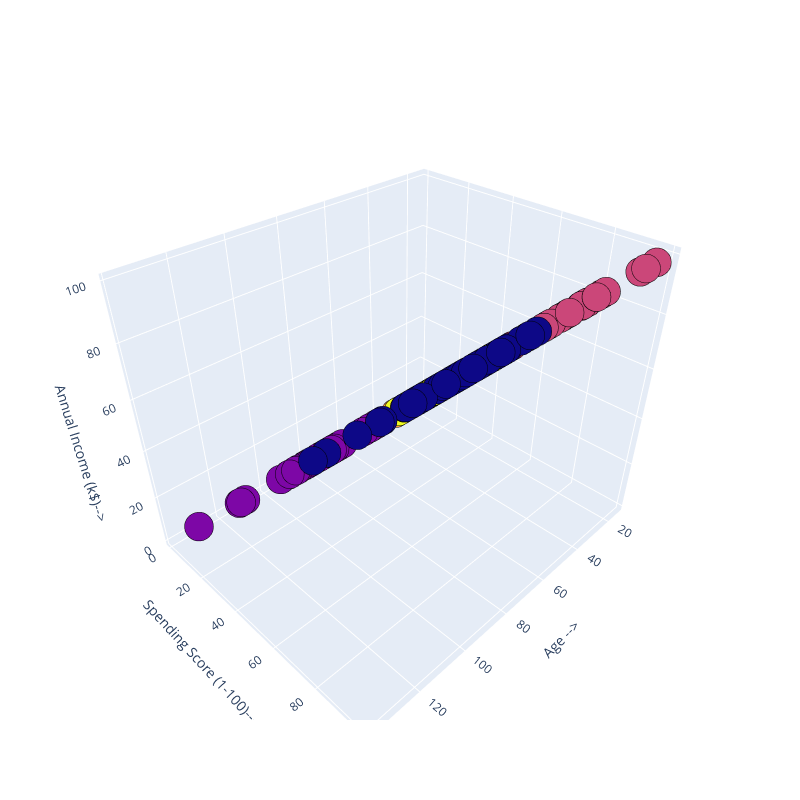

Notebook cell for this chart:
### Code cell
layout = go.Layout(margin=dict(l=0,r=0),scene = Scene,height = 800,width = 800)
data = [trace]
fig = go.Figure(data = data, layout = layout)
fig.show()

### Figure 1 — Plotly figure (JSON) as saved in the notebook; plotly's stock layout.template omitted (floating-point values rounded to 4 significant figures; data arrays with more than 128 entries replaced by an {"elided": "..."} marker saying what was removed)
{"data": [{"marker": {"color": {"elided": "200 int values"}, "line": {"color": "black", "width": 10}, "size": 10}, "mode": "markers", "type": "scatter3d", "x": {"elided": "200 int values"}, "y": {"elided": "200 int values"}, "z": {"elided": "200 int values"}}], "layout": {"height": 800, "margin": {"l": 0, "r": 0}, "scene": {"xaxis": {"title": {"text": "Age -->"}}, "yaxis": {"title": {"text": "Spending Score (1-100)--->"}}, "zaxis": {"title": {"text": "Annual Income (k$)-->"}}}, "width": 800}}
